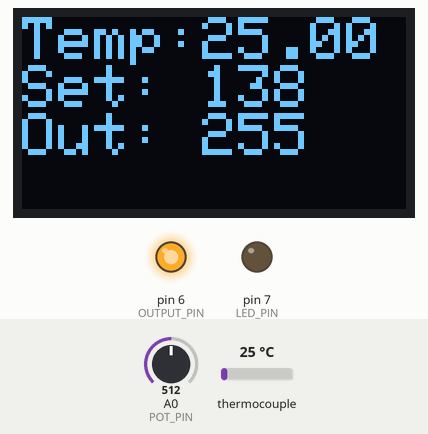
The sketch below on a simulated Arduino Uno, built with avr-gcc and run on an emulated ATmega328P. Parts: 128×64 one-colour display, output pins drawn as LEDs (lit = HIGH). The inputs (shaded band) are chosen by the test bench; at power-on: A0 (POT_PIN) = 512, thermocouple 25 °C.

Above: at 1.7 s.
1.8 s: A0 (POT_PIN) set to 759
At 2.06 s:
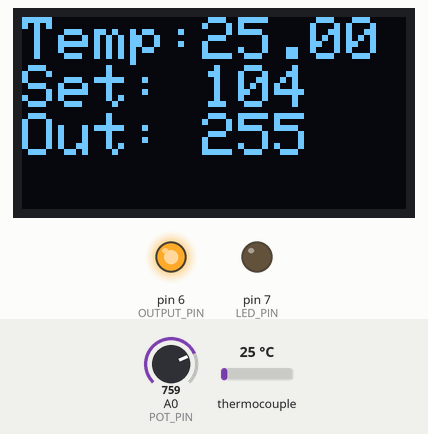
3.7 s: A0 (POT_PIN) set to 786
At 6.8 s:
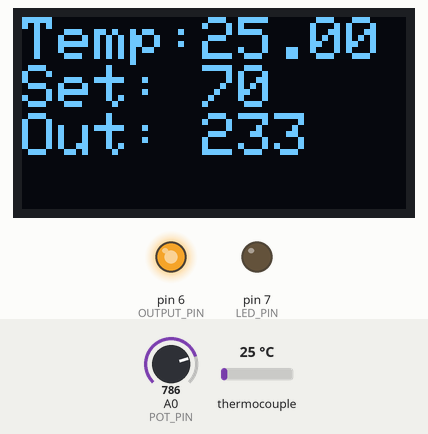
7.2 s: thermocouple set to 75 °C
At 8.6 s:
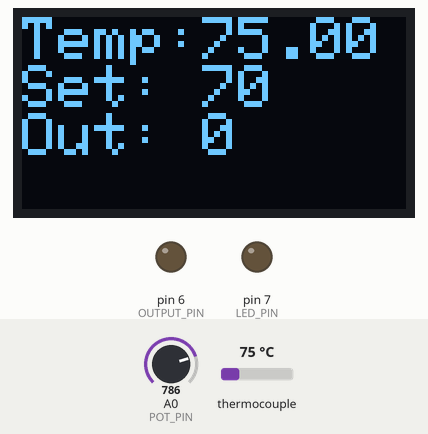
8.9 s: A0 (POT_PIN) set to 716
At 12.5 s:
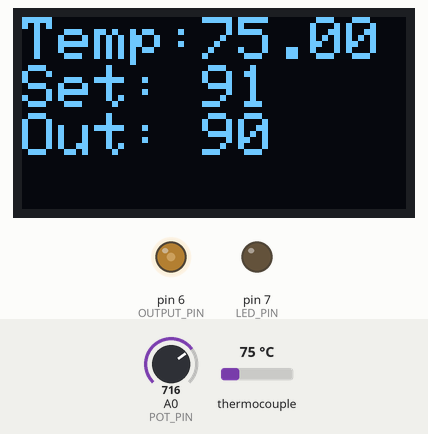
12.7 s: thermocouple set to 6 °C
At 14.1 s:
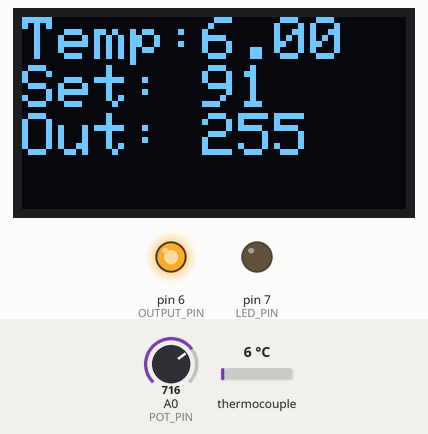
14.9 s: A0 (POT_PIN) set to 900
At 18.7 s:
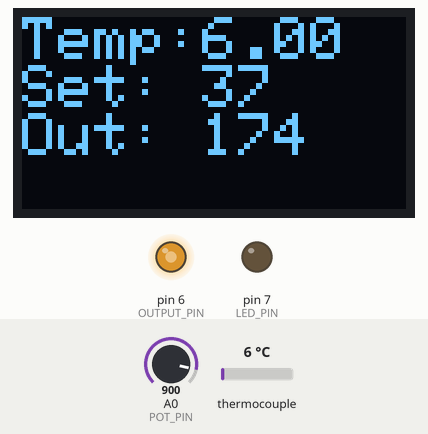
Timing chart, 0 to 19.7 s (numbered marks = the images above; inputs shaded):
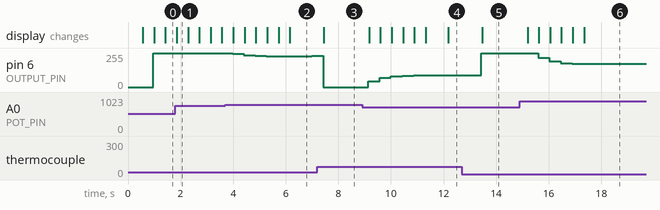

The sketch:

Soldering_Oven_Controller.ino
```cpp
//   Controls a Toaster Oven to be used for reflow soldering.


#include <AutoPID.h>
#include <SPI.h>


// 0: MAX6675   1: MAX31855
#define TEMP_SENSOR 0

// #define USE_SERIAL
// #define USE_RGB_INDICATOR
#define USE_OLED

// Pins
#define POT_PIN A0   // Used for temperature control
#define OUTPUT_PIN 6
#define LED_PIN 7
// RGB LED pins
#define RED_PIN 9
#define GREEN_PIN 10
#define BLUE_PIN 5
// Thermocouple software SPI
#define MAXDO   12
#define MAXCS   11
#define MAXCLK  13

// Set to 0 to disable
#define POT_ROLLING_AVERAGE 0.75

#define TEMP_READ_DELAY 500 // Can only read digital temp sensor every ____

// PID settings and gains
#define OUTPUT_MIN 0
#define OUTPUT_MAX 255
#define BANG_BANG 90    // If temperature is more than __ degrees below or above setpoint, OUTPUT will be set to min or max respectively
#define KP 5
#define KI .03
#define KD 1


// Max difference in temperature where lights will change colour
#define TOO_HOT  15
#define TOO_COLD 20


double temperature, setPoint, prevSetPoint, outputVal;


#if TEMP_SENSOR == 0
  #include <max6675.h>
  MAX6675 thermocouple(MAXCLK, MAXCS, MAXDO);
#elif TEMP_SENSOR == 1
  #include "Adafruit_MAX31855.h"
  Adafruit_MAX31855 thermocouple(MAXCLK, MAXCS, MAXDO);
#endif

#if defined(USE_SERIAL)
  #define SBegin(a) (Serial.begin(a))
  #define SPrint(a) (Serial.print(a))
#else
  #define SBegin(a)
  #define SPrint(a)
#endif

#if defined(USE_OLED)
  #include <Wire.h>
  #include <Adafruit_GFX.h>
  #include <Adafruit_SSD1306.h>

  #define SCREEN_WIDTH 128
  #define SCREEN_HEIGHT 64

  #define OLED_RESET     -1 // Reset pin # (or -1 if sharing Arduino reset pin)
  #define SCREEN_ADDRESS 0x3C ///< See datasheet for Address; 0x3D for 128x64, 0x3C for 128x32
  Adafruit_SSD1306 display(SCREEN_WIDTH, SCREEN_HEIGHT, &Wire, OLED_RESET);
#endif

//input/output variables passed by reference, so they are updated automatically
AutoPID myPID(&temperature, &setPoint, &outputVal, OUTPUT_MIN, OUTPUT_MAX, KP, KI, KD);

unsigned long lastTempUpdate; // Tracks clock time of last temp update. Call repeatedly in loop, only updates after a certain time interval.
bool updateTemperature() {    // Returns true if update happened
  if ((millis() - lastTempUpdate) > TEMP_READ_DELAY) {
    temperature = thermocouple.readCelsius();
    lastTempUpdate = millis();
    return true;
  }
  return false;
}//void updateTemperature


void setup() {
  pinMode(POT_PIN, INPUT);
  pinMode(OUTPUT_PIN, OUTPUT);
  pinMode(LED_PIN, OUTPUT);

  //RGB Lights
  #if defined(USE_RGB_INDICATOR)
    pinMode(RED_PIN, OUTPUT);
    pinMode(GREEN_PIN, OUTPUT);
    pinMode(BLUE_PIN, OUTPUT);
  #endif

  SBegin(9600);
  SPrint("\nStarting...\n");
  // wait for MAX chip to stabilize
  delay(500);

  // If using MAX31855
  #if TEMP_SENSOR == 1
    SPrint("Initializing sensor...");
    thermocouple.begin();
    if (!thermocouple.begin()) {
      SPrint("ERROR.\n");
      while (1) delay(10);
    }
    SPrint("DONE.\n");
  #endif

  #ifdef USE_OLED
    // SSD1306_SWITCHCAPVCC = generate display voltage from 3.3V internally
    if(!display.begin(SSD1306_SWITCHCAPVCC, SCREEN_ADDRESS)) {
      SPrint(F("SSD1306 allocation failed\n"));
      for(;;); // Don't proceed, loop forever
    }
  #endif


  // If temperature is more than __ degrees below or above setpoint, OUTPUT will be set to min or max respectively
  myPID.setBangBang(BANG_BANG);
  // Set PID update interval to 200ms
  myPID.setTimeStep(200);

}//void setup


void loop() {
  updateTemperature();
  SPrint("Temp: ");
  SPrint(temperature);

  // Use rolling average for noisy pots
  setPoint = map(analogRead(POT_PIN), 0,  1024, 300, 0);
  setPoint = (setPoint + POT_ROLLING_AVERAGE * prevSetPoint) / (POT_ROLLING_AVERAGE + 1);

  analogWrite(LED_PIN, map(setPoint, 0, 1024, 0, 255));
  SPrint("\tSetPoint: ");
  SPrint(int(setPoint));
  myPID.run(); //call every loop, updates automatically at certain time interval
  analogWrite(OUTPUT_PIN, outputVal);
  SPrint("\tOutput: ");
  SPrint(int(outputVal));
  // digitalWrite(LED_PIN, myPID.atSetPoint(1)); //light up LED when we're at setpoint +-1 degree

  #if defined(USE_RGB_INDICATOR)
    RGB_Indicator();
  #endif

  updateOLED();
  prevSetPoint = setPoint;
  SPrint("\n");
  delay(400);

}//void loop


#ifdef USE_RGB_INDICATOR
  void RGB_Indicator(){
    int red;
    int green;
    int blue;

    float tempDifference = setPoint - temperature;
    if (tempDifference < 0){
      red = constrain(-tempDifference*255/TOO_HOT, 0, 255);
      green = 255 - red;
      blue = 0;

    } else{
      red = 0;
      blue = constrain(tempDifference*255/TOO_COLD, 0, 255);
      green = 255 - blue;
    }

    analogWrite(RED_PIN, red);
    analogWrite(GREEN_PIN, green);
    analogWrite(BLUE_PIN, blue);

    SPrint("\t\tRed: ");
    SPrint(red);
    SPrint(" \tBlue: ");
    SPrint(blue);
    SPrint(" \tGreen: ");
    SPrint(green);
  }
#endif

#ifdef USE_OLED
  void updateOLED() {
    display.clearDisplay();

    display.setTextSize(2); // Draw 2X-scale text
    display.setTextColor(SSD1306_WHITE);
    display.setCursor(0, 0);
    if (temperature >= 100) {
      display.print(F("Temp:"));
      display.println(temperature, 1);
    } else {
      display.print(F("Temp:"));
      display.println(temperature, 2);
    }

    display.print(F("Set: "));
    display.println(setPoint, 0);
    display.print(F("Out: "));
    display.println(outputVal, 0);
    display.display();      // Show initial text
  }
#else
  void updateOLED() {}
#endif
```

Measured:
- after the input at 3.7 s, pin 6 (OUTPUT_PIN): 255/255 → 248/255 after 0.28 s, → 238/255 0.43 s later, → 234/255 0.43 s later, → 232/255 0.43 s later, … (5 changes in this stretch); the display: first changes after 0.31 s (image 2 shows a later state)
- after the input at 8.9 s, pin 6 (OUTPUT_PIN): moves from 0/255 to 89/255 over 2.6 s, starting after 0.24 s; the display: first changes after 0.27 s (image 4 shows a later state)
- after the input at 12.7 s, the display: changes after 0.77 s (image 5)
- after the input at 14.9 s, pin 6 (OUTPUT_PIN): 255/255 → 220/255 after 0.69 s, → 192/255 0.43 s later, → 180/255 0.43 s later, → 175/255 0.43 s later, … (7 changes in this stretch); the display: first changes after 0.29 s (image 6 shows a later state)
- what the display in image 1 shows lasts 0.4 s, from 1.9 s to 2.3 s
